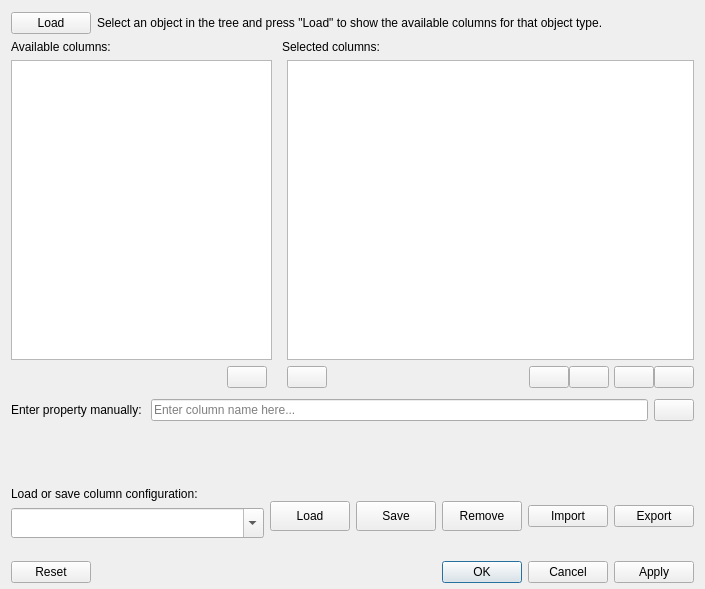
<?xml version="1.0" encoding="UTF-8"?>
<ui version="4.0">
 <class>Form</class>
 <widget class="QWidget" name="Form">
  <property name="geometry">
   <rect>
    <x>0</x>
    <y>0</y>
    <width>705</width>
    <height>589</height>
   </rect>
  </property>
  <property name="sizePolicy">
   <sizepolicy hsizetype="Preferred" vsizetype="Preferred">
    <horstretch>0</horstretch>
    <verstretch>0</verstretch>
   </sizepolicy>
  </property>
  <property name="windowTitle">
   <string>Form</string>
  </property>
  <layout class="QGridLayout" name="gridLayout_6">
   <property name="leftMargin">
    <number>0</number>
   </property>
   <property name="rightMargin">
    <number>0</number>
   </property>
   <property name="bottomMargin">
    <number>0</number>
   </property>
   <property name="verticalSpacing">
    <number>0</number>
   </property>
   <item row="0" column="0">
    <widget class="QFrame" name="frame">
     <property name="sizePolicy">
      <sizepolicy hsizetype="Expanding" vsizetype="Expanding">
       <horstretch>0</horstretch>
       <verstretch>0</verstretch>
      </sizepolicy>
     </property>
     <property name="maximumSize">
      <size>
       <width>16777215</width>
       <height>16777215</height>
      </size>
     </property>
     <layout class="QGridLayout" name="gridLayout_3">
      <item row="0" column="1">
       <layout class="QGridLayout" name="gridLayout_5">
        <item row="0" column="0">
         <widget class="QPushButton" name="LoadProperties">
          <property name="sizePolicy">
           <sizepolicy hsizetype="Fixed" vsizetype="Fixed">
            <horstretch>0</horstretch>
            <verstretch>0</verstretch>
           </sizepolicy>
          </property>
          <property name="text">
           <string>Load</string>
          </property>
         </widget>
        </item>
        <item row="0" column="1">
         <widget class="QLabel" name="label_4">
          <property name="sizePolicy">
           <sizepolicy hsizetype="Preferred" vsizetype="Preferred">
            <horstretch>0</horstretch>
            <verstretch>0</verstretch>
           </sizepolicy>
          </property>
          <property name="text">
           <string>&lt;html&gt;&lt;head/&gt;&lt;body&gt;&lt;p&gt;Select an object in the tree and press &amp;quot;Load&amp;quot; to show the available columns for that object type.&lt;/p&gt;&lt;/body&gt;&lt;/html&gt;</string>
          </property>
          <property name="wordWrap">
           <bool>false</bool>
          </property>
          <property name="margin">
           <number>0</number>
          </property>
          <property name="indent">
           <number>-4</number>
          </property>
         </widget>
        </item>
       </layout>
      </item>
      <item row="1" column="1">
       <layout class="QGridLayout" name="gridLayout_2">
        <property name="sizeConstraint">
         <enum>QLayout::SizeConstraint::SetDefaultConstraint</enum>
        </property>
        <property name="horizontalSpacing">
         <number>0</number>
        </property>
        <property name="verticalSpacing">
         <number>6</number>
        </property>
        <item row="2" column="13">
         <widget class="QPushButton" name="Sort_ZA">
          <property name="sizePolicy">
           <sizepolicy hsizetype="Fixed" vsizetype="Fixed">
            <horstretch>0</horstretch>
            <verstretch>0</verstretch>
           </sizepolicy>
          </property>
          <property name="text">
           <string/>
          </property>
          <property name="icon">
           <iconset>
            <normaloff>../Icons/Sort_ZA_Dark.png</normaloff>../Icons/Sort_ZA_Dark.png</iconset>
          </property>
         </widget>
        </item>
        <item row="2" column="9">
         <widget class="QPushButton" name="Move_Down">
          <property name="text">
           <string/>
          </property>
          <property name="icon">
           <iconset>
            <normaloff>../Icons/SingleArrow_Down_Dark.svg</normaloff>../Icons/SingleArrow_Down_Dark.svg</iconset>
          </property>
         </widget>
        </item>
        <item row="2" column="8">
         <widget class="QPushButton" name="Move_Up">
          <property name="text">
           <string/>
          </property>
          <property name="icon">
           <iconset>
            <normaloff>../Icons/SingleArrow_Up_Dark.svg</normaloff>../Icons/SingleArrow_Up_Dark.svg</iconset>
          </property>
         </widget>
        </item>
        <item row="1" column="0" colspan="4">
         <widget class="QListWidget" name="Columns_To_Add">
          <property name="sizePolicy">
           <sizepolicy hsizetype="Expanding" vsizetype="Expanding">
            <horstretch>0</horstretch>
            <verstretch>0</verstretch>
           </sizepolicy>
          </property>
          <property name="minimumSize">
           <size>
            <width>0</width>
            <height>300</height>
           </size>
          </property>
          <property name="sizeAdjustPolicy">
           <enum>QAbstractScrollArea::SizeAdjustPolicy::AdjustIgnored</enum>
          </property>
          <property name="editTriggers">
           <set>QAbstractItemView::EditTrigger::DoubleClicked|QAbstractItemView::EditTrigger::EditKeyPressed|QAbstractItemView::EditTrigger::SelectedClicked</set>
          </property>
          <property name="alternatingRowColors">
           <bool>false</bool>
          </property>
          <property name="selectionMode">
           <enum>QAbstractItemView::SelectionMode::MultiSelection</enum>
          </property>
          <property name="movement">
           <enum>QListView::Movement::Static</enum>
          </property>
          <property name="resizeMode">
           <enum>QListView::ResizeMode::Fixed</enum>
          </property>
          <property name="layoutMode">
           <enum>QListView::LayoutMode::SinglePass</enum>
          </property>
          <property name="sortingEnabled">
           <bool>true</bool>
          </property>
         </widget>
        </item>
        <item row="2" column="0">
         <spacer name="horizontalSpacer">
          <property name="orientation">
           <enum>Qt::Orientation::Horizontal</enum>
          </property>
          <property name="sizeType">
           <enum>QSizePolicy::Policy::Expanding</enum>
          </property>
          <property name="sizeHint" stdset="0">
           <size>
            <width>5</width>
            <height>5</height>
           </size>
          </property>
         </spacer>
        </item>
        <item row="0" column="0" colspan="4">
         <widget class="QLabel" name="label">
          <property name="text">
           <string>Available columns:</string>
          </property>
         </widget>
        </item>
        <item row="2" column="6">
         <widget class="QPushButton" name="RemoveItem">
          <property name="sizePolicy">
           <sizepolicy hsizetype="Fixed" vsizetype="Fixed">
            <horstretch>0</horstretch>
            <verstretch>0</verstretch>
           </sizepolicy>
          </property>
          <property name="text">
           <string/>
          </property>
          <property name="icon">
           <iconset>
            <normaloff>../Icons/- sign.svg</normaloff>../Icons/- sign.svg</iconset>
          </property>
         </widget>
        </item>
        <item row="2" column="10">
         <spacer name="horizontalSpacer_6">
          <property name="orientation">
           <enum>Qt::Orientation::Horizontal</enum>
          </property>
          <property name="sizeType">
           <enum>QSizePolicy::Policy::Fixed</enum>
          </property>
          <property name="sizeHint" stdset="0">
           <size>
            <width>5</width>
            <height>5</height>
           </size>
          </property>
         </spacer>
        </item>
        <item row="1" column="4">
         <layout class="QGridLayout" name="gridLayout">
          <item row="3" column="0">
           <spacer name="verticalSpacer">
            <property name="orientation">
             <enum>Qt::Orientation::Vertical</enum>
            </property>
            <property name="sizeHint" stdset="0">
             <size>
              <width>10</width>
              <height>40</height>
             </size>
            </property>
           </spacer>
          </item>
         </layout>
        </item>
        <item row="2" column="2" colspan="2">
         <spacer name="horizontalSpacer_3">
          <property name="orientation">
           <enum>Qt::Orientation::Horizontal</enum>
          </property>
          <property name="sizeType">
           <enum>QSizePolicy::Policy::Fixed</enum>
          </property>
          <property name="sizeHint" stdset="0">
           <size>
            <width>5</width>
            <height>5</height>
           </size>
          </property>
         </spacer>
        </item>
        <item row="0" column="5" colspan="9">
         <widget class="QLabel" name="label_2">
          <property name="text">
           <string>Selected columns:</string>
          </property>
         </widget>
        </item>
        <item row="2" column="1">
         <widget class="QPushButton" name="AddItem">
          <property name="sizePolicy">
           <sizepolicy hsizetype="Fixed" vsizetype="Fixed">
            <horstretch>0</horstretch>
            <verstretch>0</verstretch>
           </sizepolicy>
          </property>
          <property name="text">
           <string/>
          </property>
          <property name="icon">
           <iconset>
            <normaloff>../Icons/+ sign.svg</normaloff>../Icons/+ sign.svg</iconset>
          </property>
         </widget>
        </item>
        <item row="2" column="7">
         <spacer name="horizontalSpacer_2">
          <property name="orientation">
           <enum>Qt::Orientation::Horizontal</enum>
          </property>
          <property name="sizeType">
           <enum>QSizePolicy::Policy::Expanding</enum>
          </property>
          <property name="sizeHint" stdset="0">
           <size>
            <width>20</width>
            <height>5</height>
           </size>
          </property>
         </spacer>
        </item>
        <item row="2" column="5">
         <spacer name="horizontalSpacer_4">
          <property name="orientation">
           <enum>Qt::Orientation::Horizontal</enum>
          </property>
          <property name="sizeType">
           <enum>QSizePolicy::Policy::Fixed</enum>
          </property>
          <property name="sizeHint" stdset="0">
           <size>
            <width>5</width>
            <height>5</height>
           </size>
          </property>
         </spacer>
        </item>
        <item row="2" column="11" colspan="2">
         <widget class="QPushButton" name="Sort_AZ">
          <property name="sizePolicy">
           <sizepolicy hsizetype="Fixed" vsizetype="Fixed">
            <horstretch>0</horstretch>
            <verstretch>0</verstretch>
           </sizepolicy>
          </property>
          <property name="text">
           <string/>
          </property>
          <property name="icon">
           <iconset>
            <normaloff>:/Resources/Icons/Sort_AZ_Dark.png</normaloff>:/Resources/Icons/Sort_AZ_Dark.png</iconset>
          </property>
         </widget>
        </item>
        <item row="3" column="0" colspan="14">
         <spacer name="horizontalSpacer_5">
          <property name="orientation">
           <enum>Qt::Orientation::Horizontal</enum>
          </property>
          <property name="sizeType">
           <enum>QSizePolicy::Policy::Fixed</enum>
          </property>
          <property name="sizeHint" stdset="0">
           <size>
            <width>450</width>
            <height>5</height>
           </size>
          </property>
         </spacer>
        </item>
        <item row="1" column="6" colspan="8">
         <widget class="QListWidget" name="Columns_Present">
          <property name="sizePolicy">
           <sizepolicy hsizetype="Expanding" vsizetype="Expanding">
            <horstretch>0</horstretch>
            <verstretch>0</verstretch>
           </sizepolicy>
          </property>
          <property name="sizeIncrement">
           <size>
            <width>1</width>
            <height>0</height>
           </size>
          </property>
          <property name="sizeAdjustPolicy">
           <enum>QAbstractScrollArea::SizeAdjustPolicy::AdjustIgnored</enum>
          </property>
          <property name="editTriggers">
           <set>QAbstractItemView::EditTrigger::DoubleClicked|QAbstractItemView::EditTrigger::EditKeyPressed|QAbstractItemView::EditTrigger::SelectedClicked</set>
          </property>
          <property name="dragEnabled">
           <bool>true</bool>
          </property>
          <property name="alternatingRowColors">
           <bool>false</bool>
          </property>
          <property name="selectionMode">
           <enum>QAbstractItemView::SelectionMode::MultiSelection</enum>
          </property>
          <property name="movement">
           <enum>QListView::Movement::Static</enum>
          </property>
          <property name="resizeMode">
           <enum>QListView::ResizeMode::Fixed</enum>
          </property>
          <property name="layoutMode">
           <enum>QListView::LayoutMode::SinglePass</enum>
          </property>
          <property name="sortingEnabled">
           <bool>false</bool>
          </property>
         </widget>
        </item>
       </layout>
      </item>
      <item row="2" column="1">
       <layout class="QGridLayout" name="gridLayout_4">
        <property name="verticalSpacing">
         <number>0</number>
        </property>
        <item row="0" column="2">
         <widget class="QPushButton" name="AddManual">
          <property name="text">
           <string/>
          </property>
          <property name="icon">
           <iconset>
            <normaloff>../Icons/SingleArrow_Up_Dark.svg</normaloff>../Icons/SingleArrow_Up_Dark.svg</iconset>
          </property>
         </widget>
        </item>
        <item row="0" column="1">
         <widget class="QLineEdit" name="ManualProperty">
          <property name="placeholderText">
           <string>Enter column name here...</string>
          </property>
         </widget>
        </item>
        <item row="0" column="0">
         <widget class="QLabel" name="label_3">
          <property name="text">
           <string>&lt;html&gt;&lt;head/&gt;&lt;body&gt;&lt;p&gt;Enter property manually: &lt;/p&gt;&lt;/body&gt;&lt;/html&gt;</string>
          </property>
         </widget>
        </item>
       </layout>
      </item>
      <item row="3" column="1">
       <spacer name="verticalSpacer_3">
        <property name="orientation">
         <enum>Qt::Orientation::Vertical</enum>
        </property>
        <property name="sizeHint" stdset="0">
         <size>
          <width>20</width>
          <height>10</height>
         </size>
        </property>
       </spacer>
      </item>
      <item row="4" column="1">
       <widget class="QFrame" name="frame">
        <property name="sizePolicy">
         <sizepolicy hsizetype="Preferred" vsizetype="Preferred">
          <horstretch>0</horstretch>
          <verstretch>0</verstretch>
         </sizepolicy>
        </property>
        <property name="minimumSize">
         <size>
          <width>0</width>
          <height>0</height>
         </size>
        </property>
        <layout class="QGridLayout" name="gridLayout_7">
         <property name="leftMargin">
          <number>0</number>
         </property>
         <property name="topMargin">
          <number>0</number>
         </property>
         <property name="rightMargin">
          <number>0</number>
         </property>
         <property name="bottomMargin">
          <number>0</number>
         </property>
         <property name="horizontalSpacing">
          <number>6</number>
         </property>
         <property name="verticalSpacing">
          <number>0</number>
         </property>
         <item row="1" column="2">
          <widget class="QPushButton" name="SaveColumns">
           <property name="sizePolicy">
            <sizepolicy hsizetype="Minimum" vsizetype="MinimumExpanding">
             <horstretch>0</horstretch>
             <verstretch>0</verstretch>
            </sizepolicy>
           </property>
           <property name="minimumSize">
            <size>
             <width>0</width>
             <height>20</height>
            </size>
           </property>
           <property name="maximumSize">
            <size>
             <width>16777215</width>
             <height>30</height>
            </size>
           </property>
           <property name="text">
            <string>Save</string>
           </property>
          </widget>
         </item>
         <item row="1" column="1">
          <widget class="QPushButton" name="LoadColumns">
           <property name="sizePolicy">
            <sizepolicy hsizetype="Minimum" vsizetype="MinimumExpanding">
             <horstretch>0</horstretch>
             <verstretch>0</verstretch>
            </sizepolicy>
           </property>
           <property name="minimumSize">
            <size>
             <width>0</width>
             <height>20</height>
            </size>
           </property>
           <property name="maximumSize">
            <size>
             <width>16777215</width>
             <height>30</height>
            </size>
           </property>
           <property name="text">
            <string>Load</string>
           </property>
          </widget>
         </item>
         <item row="1" column="5">
          <widget class="QPushButton" name="ExportColumns">
           <property name="minimumSize">
            <size>
             <width>0</width>
             <height>20</height>
            </size>
           </property>
           <property name="text">
            <string>Export</string>
           </property>
          </widget>
         </item>
         <item row="1" column="0" rowspan="2">
          <widget class="QComboBox" name="ColumnsConfigList">
           <property name="sizePolicy">
            <sizepolicy hsizetype="Expanding" vsizetype="MinimumExpanding">
             <horstretch>0</horstretch>
             <verstretch>0</verstretch>
            </sizepolicy>
           </property>
           <property name="minimumSize">
            <size>
             <width>0</width>
             <height>30</height>
            </size>
           </property>
           <property name="maximumSize">
            <size>
             <width>16777215</width>
             <height>30</height>
            </size>
           </property>
           <property name="editable">
            <bool>true</bool>
           </property>
          </widget>
         </item>
         <item row="0" column="0" colspan="4">
          <widget class="QLabel" name="label_5">
           <property name="text">
            <string>Load or save column configuration:</string>
           </property>
          </widget>
         </item>
         <item row="1" column="3">
          <widget class="QPushButton" name="RemoveColumns">
           <property name="sizePolicy">
            <sizepolicy hsizetype="Minimum" vsizetype="MinimumExpanding">
             <horstretch>0</horstretch>
             <verstretch>0</verstretch>
            </sizepolicy>
           </property>
           <property name="minimumSize">
            <size>
             <width>0</width>
             <height>20</height>
            </size>
           </property>
           <property name="maximumSize">
            <size>
             <width>16777215</width>
             <height>30</height>
            </size>
           </property>
           <property name="text">
            <string>Remove</string>
           </property>
          </widget>
         </item>
         <item row="1" column="4">
          <widget class="QPushButton" name="ImportColumns">
           <property name="minimumSize">
            <size>
             <width>0</width>
             <height>20</height>
            </size>
           </property>
           <property name="text">
            <string>Import</string>
           </property>
          </widget>
         </item>
        </layout>
       </widget>
      </item>
      <item row="5" column="1">
       <spacer name="verticalSpacer_2">
        <property name="orientation">
         <enum>Qt::Orientation::Vertical</enum>
        </property>
        <property name="sizeType">
         <enum>QSizePolicy::Policy::Fixed</enum>
        </property>
        <property name="sizeHint" stdset="0">
         <size>
          <width>20</width>
          <height>10</height>
         </size>
        </property>
       </spacer>
      </item>
      <item row="6" column="0">
       <spacer name="horizontalSpacer_7">
        <property name="orientation">
         <enum>Qt::Orientation::Vertical</enum>
        </property>
        <property name="sizeType">
         <enum>QSizePolicy::Policy::Fixed</enum>
        </property>
        <property name="sizeHint" stdset="0">
         <size>
          <width>5</width>
          <height>20</height>
         </size>
        </property>
       </spacer>
      </item>
      <item row="6" column="1">
       <widget class="QDialogButtonBox" name="buttonBox">
        <property name="sizePolicy">
         <sizepolicy hsizetype="Expanding" vsizetype="Fixed">
          <horstretch>0</horstretch>
          <verstretch>9</verstretch>
         </sizepolicy>
        </property>
        <property name="minimumSize">
         <size>
          <width>0</width>
          <height>20</height>
         </size>
        </property>
        <property name="standardButtons">
         <set>QDialogButtonBox::StandardButton::Apply|QDialogButtonBox::StandardButton::Cancel|QDialogButtonBox::StandardButton::Ok|QDialogButtonBox::StandardButton::Reset</set>
        </property>
        <property name="centerButtons">
         <bool>false</bool>
        </property>
       </widget>
      </item>
      <item row="6" column="2">
       <spacer name="horizontalSpacer_8">
        <property name="orientation">
         <enum>Qt::Orientation::Vertical</enum>
        </property>
        <property name="sizeType">
         <enum>QSizePolicy::Policy::Fixed</enum>
        </property>
        <property name="sizeHint" stdset="0">
         <size>
          <width>5</width>
          <height>20</height>
         </size>
        </property>
       </spacer>
      </item>
     </layout>
    </widget>
   </item>
  </layout>
 </widget>
 <layoutdefault spacing="6" margin="6"/>
 <resources/>
 <connections/>
</ui>
